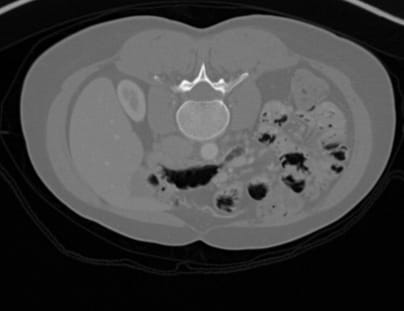
#> input picture tested db/cancerous_ (1).jpeg, 404 x 311 px
$ python -i image_processing.py   (imports and definitions only)
#> lines starting #> are read from the running program, lines starting #| are printed output that depends on the picture; after the words box and inside, x2 and y2 are one past the last pixel; in counts of white or black regions, pixels touching at a corner belong together
#> further down, picture is the input picture: shape (311, 404, 3); min 0, max 255, mean 67.7
import cv2
import numpy as np
import joblib
import os

# Load the trained model (if available)
model_path = "pancreas_model.pkl"
# [1 line not run here, left out]

def is_ct_scan_image(image):
    """
    Accept only grayscale or black-white images (CT/MRI scans).
    Reject if any strong color presence is found.
    """
    image_small = cv2.resize(image, (128, 128))
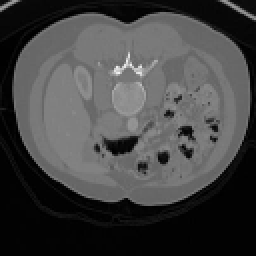
#> image_small: shape (128, 128, 3) (shown 2 times larger); min 0, max 242, mean 67.6
    image_small = image_small.astype(np.int16)
    b, g, r = cv2.split(image_small)
    diff1 = np.abs(r - g)
#> diff1: shape (128, 128) int16; every value is 0
    diff2 = np.abs(g - b)
    diff3 = np.abs(b - r)
    color_pixels = np.sum((diff1 > 5) | (diff2 > 5) | (diff3 > 5))
#> color_pixels = 0
    total_pixels = image_small.shape[0] * image_small.shape[1]
#> total_pixels = 16384
    color_ratio = color_pixels / total_pixels
#> color_ratio = 0
    # If more than 1% pixels are colored -> not CT scan
    return color_ratio <= 0.01

def preprocess_image(image):
    gray = cv2.cvtColor(image, cv2.COLOR_BGR2GRAY)
    blurred = cv2.GaussianBlur(gray, (5, 5), 0)
    equalized = cv2.equalizeHist(blurred)
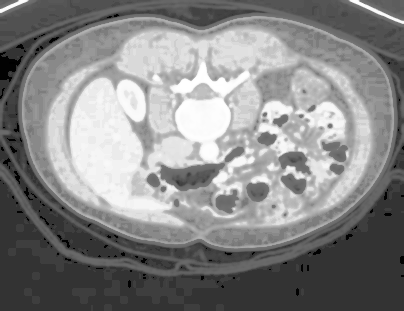
#> equalized: shape (311, 404); min 0, max 255, mean 134.2
    return equalized

def segment_image(preprocessed):
    _, binary = cv2.threshold(preprocessed, 0, 255, cv2.THRESH_BINARY + cv2.THRESH_OTSU)
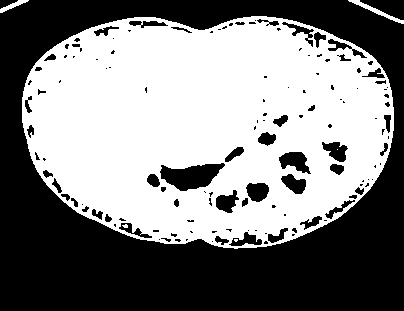
#> binary: shape (311, 404); 51.1% white; 136 black regions (84 under 20 px), largest, box (x1, y1, x2, y2) and area: (0, 0, 404, 311) 54106, (160, 163, 225, 191) 1125, (360, 0, 404, 20) 504
    kernel = np.ones((5,5), np.uint8)
    opening = cv2.morphologyEx(binary, cv2.MORPH_OPEN, kernel)
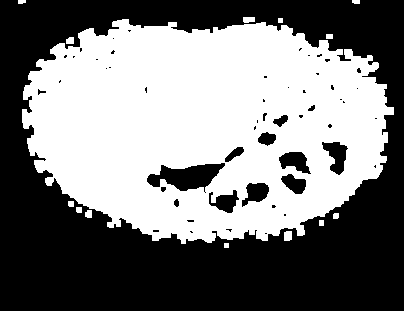
#> opening: shape (311, 404); 48.3% white; 14 white regions
    return opening

def extract_features(segmented):
    contours, _ = cv2.findContours(segmented, cv2.RETR_EXTERNAL, cv2.CHAIN_APPROX_SIMPLE)
#> contours = 14 contours, 4 with area under 20; largest, box (x1, y1, x2, y2) and area: (22, 19, 394, 244) 63453, (284, 231, 292, 241) 60, (243, 17, 255, 23) 49, (66, 37, 74, 44) 38, (85, 210, 92, 218) 37
    features = {
        'num_contours': len(contours),
        'total_area': 0,
        'avg_circularity': 0,
        'max_contour_area': 0,
        'contour_density': 0,
        'avg_intensity': np.mean(segmented),
        'intensity_std': np.std(segmented),
        'texture_uniformity': 0,
        'edge_density': 0,
        'shape_complexity': 0
    }

    image_area = segmented.shape[0] * segmented.shape[1]
#> image_area = 125644
    total_perimeter = 0

    for contour in contours:
        area = cv2.contourArea(contour)
        perimeter = cv2.arcLength(contour, True)
        features['total_area'] += area
        total_perimeter += perimeter
        if area > features['max_contour_area']:
            features['max_contour_area'] = area
        if perimeter > 0:
            circularity = 4 * np.pi * area / (perimeter ** 2)
            complexity = (perimeter ** 2) / (4 * np.pi * area)
            features['avg_circularity'] += circularity
            features['shape_complexity'] += complexity
#> this loop made 14 passes
#> (contour, area, perimeter, total_perimeter, circularity, complexity) on passes 3, 9: ([[319, 220], [319, 225], [323, 225], [323, 220]], 20, 18, 64.83, 0.776, 1.29), ([[326, 34], [326, 38], [332, 38], [332, 34]], 24, 20, 192.1, 0.754, 1.33)
#> (area, perimeter, total_perimeter, circularity, complexity) on passes 2, 4, 5, 6, 7, 8: (60, 30.83, 46.83, 0.793, 1.26), (24, 18.83, 83.66, 0.851, 1.18), (37, 24.83, 108.5, 0.754, 1.33), (24.5, 19.41, 127.9, 0.817, 1.22), (24.5, 19.41, 147.3, 0.817, 1.22), (38, 24.83, 172.1, 0.775, 1.29)
#> after the loop, features = 10 items; total_perimeter = 1922.3

    if len(contours) > 0:
        features['avg_circularity'] /= len(contours)
        features['shape_complexity'] /= len(contours)
        features['contour_density'] = features['total_area'] / image_area
        features['edge_density'] = total_perimeter / image_area

    if np.max(segmented) > 0:
        features['texture_uniformity'] = np.sum(np.square(segmented / np.max(segmented)))

    return features


def process_image(image):
    # Step 1: Check if it’s a CT scan
    if not is_ct_scan_image(image):
        return {'error': 'This is not a valid CT scan image. Please upload a grayscale CT or MRI scan.'}

    # Step 2: Preprocess and segment
    preprocessed = preprocess_image(image.copy())
    segmented = segment_image(preprocessed.copy())
    features = extract_features(segmented.copy())
#> features = 10 items

    # 🟩 Add this visualization step back:
    feature_vis = cv2.cvtColor(segmented, cv2.COLOR_GRAY2BGR)
#> feature_vis: shape (311, 404, 3); 48.3% white; 14 white regions, largest, box (x1, y1, x2, y2) and area: (22, 19, 394, 244) 60184, (284, 231, 292, 241) 76, (243, 17, 255, 23) 65
    cv2.drawContours(feature_vis, cv2.findContours(segmented, cv2.RETR_EXTERNAL, cv2.CHAIN_APPROX_SIMPLE)[0], -1, (0, 255, 0), 2)
    cv2.putText(feature_vis, "Feature-Detected Regions", (10, 25),
                cv2.FONT_HERSHEY_SIMPLEX, 0.7, (0, 255, 0), 2)
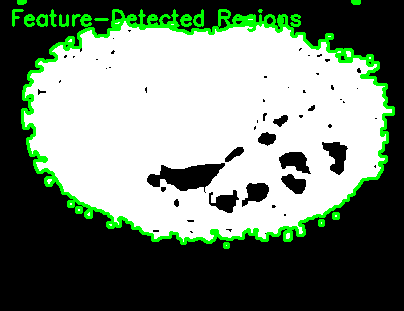
#> feature_vis: shape (311, 404, 3); mean B, G, R 115.4, 130.7, 115.4

    # Step 3: Predict with ML model
#> (the run stopped early here; a loop or call above may not have finished)

$ run again, on tested db/cancerous_ (2).jpeg
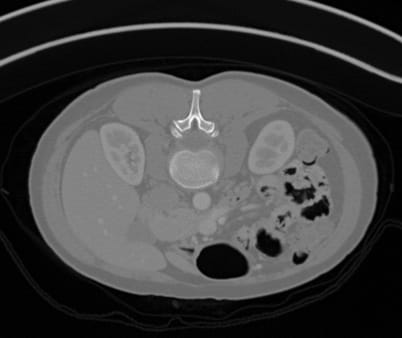
#> input picture tested db/cancerous_ (2).jpeg, 402 x 338 px
#> picture is the input picture: shape (338, 402, 3); min 0, max 255, mean 63.4
#> in is_ct_scan_image, `image_small = cv2.resize(image, (128, 128))`:
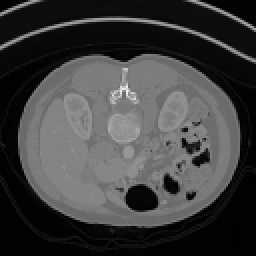
#> image_small: shape (128, 128, 3) (shown 2 times larger); min 0, max 238, mean 63.3
#> diff1: shape (128, 128) int16; every value is 0
#> color_pixels = 0
#> binary: shape (338, 402); 47.3% white; 4 white regions, box (x1, y1, x2, y2) and area: (29, 71, 377, 300) 61307, (0, 23, 402, 83) 2101, (294, 0, 402, 42) 550, (0, 0, 65, 21) 306
#> opening: shape (338, 402); 46.2% white; 18 white regions (1 under 20 px)
#> contours = 18 contours, 8 with area under 20; largest, box (x1, y1, x2, y2) and area: (29, 71, 377, 300) 64116, (92, 23, 207, 36) 462, (208, 24, 257, 34) 194, (350, 58, 368, 69) 79, (258, 30, 278, 38) 76
#> the loop in extract_features, `for contour in contours:` made 18 passes
#> (area, perimeter, total_perimeter, circularity, complexity) on passes 2, 3, 4, 6, 9, 13, 14, 15: (64115.5, 986.3, 998.3, 0.828, 1.21), (79, 48.14, 1046.4, 0.428, 2.33), (46, 33.66, 1080.1, 0.51, 1.96), (54, 41.66, 1137.8, 0.391, 2.56), (30, 22.83, 1192.6, 0.723, 1.38), (76, 48.49, 1287.1, 0.406, 2.46), (194, 108.1, 1395.2, 0.208, 4.8), (462, 242.6, 1637.8, 0.0986, 10.14)
#> after the loop in extract_features, `for contour in contours:`: features = 10 items; total_perimeter = 1722.3
#> in process_image, `features = extract_features(segmented.copy())`: features = 10 items
#> in process_image, `cv2.putText(feature_vis, "Feature-Detected Regions", (10, 25), cv2.FON..`:
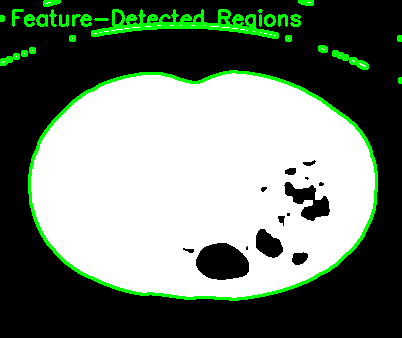
#> feature_vis: shape (338, 402, 3); mean B, G, R 111.4, 124.9, 111.4

$ run again, on tested db/cancerous_ (3).jpeg
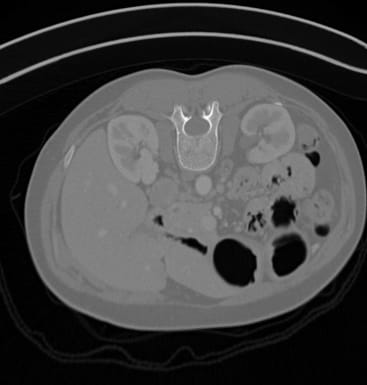
#> input picture tested db/cancerous_ (3).jpeg, 367 x 385 px
#> picture is the input picture: shape (385, 367, 3); min 0, max 255, mean 65.8
#> in is_ct_scan_image, `image_small = cv2.resize(image, (128, 128))`:
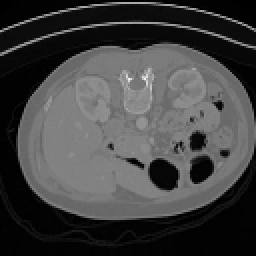
#> image_small: shape (128, 128, 3) (shown 2 times larger); min 0, max 242, mean 65.7
#> diff1: shape (128, 128) int16; every value is 0
#> color_pixels = 0
#> binary: shape (385, 367); 47.8% white; 5 white regions (2 under 20 px), largest, box (x1, y1, x2, y2) and area: (26, 66, 366, 329) 65463, (0, 32, 367, 83) 1080, (0, 3, 367, 48) 965
#> opening: shape (385, 367); 45.3% white; 9 white regions
#> contours = 9 contours, 3 with area under 20; largest, box (x1, y1, x2, y2) and area: (26, 66, 366, 329) 68784, (26, 218, 33, 225) 32, (46, 279, 52, 285) 24, (30, 241, 35, 248) 24, (269, 311, 275, 316) 20, (282, 306, 288, 311) 20
#> the loop in extract_features, `for contour in contours:` made 9 passes
#> (contour, area, perimeter, total_perimeter, circularity, complexity) on passes 1, 2, 6: ([[269, 311], [269, 315], [274, 315], [274, 311]], 20, 18, 18, 0.776, 1.29), ([[282, 306], [282, 310], [287, 310], [287, 306]], 20, 18, 36, 0.776, 1.29), ([[30, 241], [30, 247], [34, 247], [34, 241]], 24, 20, 107.4, 0.754, 1.33)
#> after the loop in extract_features, `for contour in contours:`: features = 10 items; total_perimeter = 1598.9
#> in process_image, `features = extract_features(segmented.copy())`: features = 10 items
#> in process_image, `cv2.putText(feature_vis, "Feature-Detected Regions", (10, 25), cv2.FON..`:
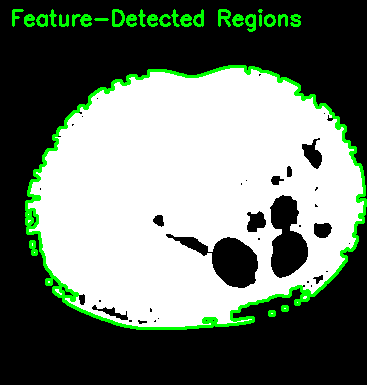
#> feature_vis: shape (385, 367, 3); mean B, G, R 109.8, 122.4, 109.8

$ run again, on tested db/cancerous_ (4).jpeg
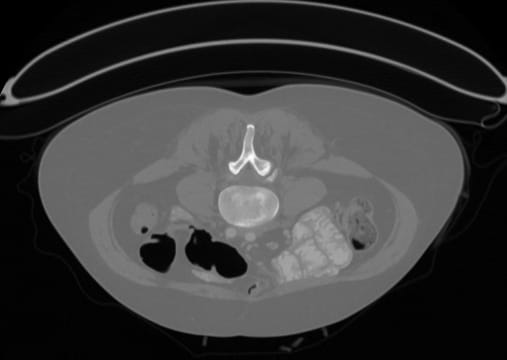
#> input picture tested db/cancerous_ (4).jpeg, 507 x 360 px
#> picture is the input picture: shape (360, 507, 3); min 0, max 255, mean 57.3
#> in is_ct_scan_image, `image_small = cv2.resize(image, (128, 128))`:
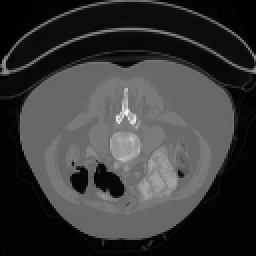
#> image_small: shape (128, 128, 3) (shown 2 times larger); min 0, max 249, mean 57.2
#> diff1: shape (128, 128) int16; every value is 0
#> color_pixels = 0
#> binary: shape (360, 507); 45% white; 2 white regions, box (x1, y1, x2, y2) and area: (39, 85, 463, 336) 79417, (2, 0, 507, 105) 2736
#> opening: shape (360, 507); 43.6% white; 5 white regions (2 under 20 px)
#> contours = 5 contours, 2 with area under 20; largest, box (x1, y1, x2, y2) and area: (39, 85, 463, 336) 82376, (3, 82, 18, 105) 160, (501, 95, 507, 103) 30
#> the loop in extract_features, `for contour in contours:` made 5 passes
#> (area, perimeter, total_perimeter, circularity, complexity) on passes 1 to 3: (30.5, 22.24, 22.24, 0.775, 1.29), (82376.5, 1142.5, 1164.7, 0.793, 1.26), (160, 67.8, 1232.5, 0.437, 2.29)
#> after the loop in extract_features, `for contour in contours:`: features = 10 items; total_perimeter = 1258.5
#> in process_image, `features = extract_features(segmented.copy())`: features = 10 items
#> in process_image, `cv2.putText(feature_vis, "Feature-Detected Regions", (10, 25), cv2.FON..`:
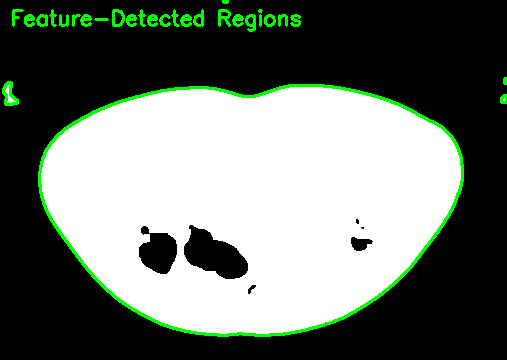
#> feature_vis: shape (360, 507, 3); mean B, G, R 107.7, 116.3, 107.7
